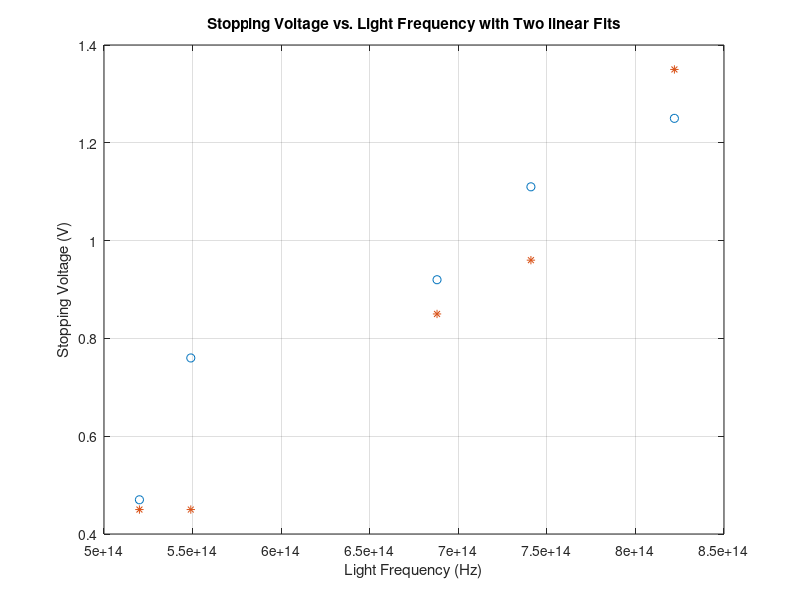

MATLAB code to generate this figure:
% % Import Data
% TITLE= 'Select the file with the data you want to bring into MATLAB';
% [filename,filepath] = uigetfile('*.*', TITLE); %Prompts the user to select a data file
% full_filename = fullfile( filepath, filename );
% 
% [~,SheetNames] = xlsfinfo(full_filename);
% nSheets = length(SheetNames);
% Data = [];
% for ii=1:nSheets
%     Name =  SheetNames{ii};
%     Data = [Data, xlsread(full_filename, Name)];
% end
% 
% 
% forward_voltage_V577 = Data(:,1);
% forward_current_A577 = Data(:,2);
% reverse_voltage_V577 = Data(:,4);
% reverse_current_A577 = Data(:,5);
% 
% forward_voltage_V546 = Data(:,6);
% forward_current_A546 = Data(:,7);
% reverse_voltage_V546 = Data(:,9);
% reverse_current_A546 = Data(:,10);
% 
% forward_voltage_V436 = Data(:,11);
% forward_current_A436 = Data(:,12);
% reverse_voltage_V436 = Data(:,14);
% reverse_current_A436 = Data(:,15);
% 
% forward_voltage_V405 = Data(:,16);
% forward_current_A405 = Data(:,17);
% reverse_voltage_V405 = Data(:,19);
% reverse_current_A405 = Data(:,20);
% 
% forward_voltage_V365 = Data(:,21);
% forward_current_A365 = Data(:,22);
% reverse_voltage_V365 = Data(:,24);
% reverse_current_A365 = Data(:,25);
% 
% 
% 
% 
% 
% %%%%% 577 analysis
% 
% %%% FORWARD
% 
% % Calculate average of three runs
% firstrun577 = forward_current_A577(1:301);
% secondrun577 = forward_current_A577(302:602);
% thirdrun577 = forward_current_A577(603:903);
% 
% averagecurrent577 = [];
% current_standard_dev_577 = [];
% for i = 1:301;
%     averagecurrent577i = (firstrun577(i) + secondrun577(i) + thirdrun577(i))/3;
%     current_standard_dev_577(i) = std([firstrun577(i); secondrun577(i); thirdrun577(i)]);
%     averagecurrent577(i) =  averagecurrent577i;
% end
% voltagetouse577 = forward_voltage_V577(1:301);
% 
% % Uncertainty in Voltage
% voltage_unc_577 = 0.001*ones(size(voltagetouse577));
% 
% % Uncertainty in Current
% current_standard_error_577 = current_standard_dev_577/ sqrt(3);
% 
% % Find imax
% figure
% fitop_577 = fitoptions('Method','NonlinearLeastSquares','StartPoint',[4e-8 8e-10 0.08]);
% imax_fittype_577 = fittype('a-b*exp(-c*x)','options',fitop_577);
% imax_577_fit = fit(voltagetouse577,averagecurrent577',imax_fittype_577);
% imax_577_fit_coeff = coeffvalues(imax_577_fit);
% errorbar(voltagetouse577, averagecurrent577',current_standard_error_577,current_standard_error_577,voltage_unc_577,voltage_unc_577);
% hold on;
% plot(imax_577_fit);
% imax_577 = imax_577_fit_coeff(1);
% title("Fitted Exponential Curve to Current vs. Voltage (577nm Filter)")
% xlabel('Voltage (V)') 
% ylabel('Current (A)')
% 
% 
% 
% %%% REVERSE
% 
% % Calculate average of three runs 
% firstrun_reverse_577 = reverse_current_A577(1:41);
% secondrun_reverse_577 = reverse_current_A577(42:82);
% thirdrun_reverse_577 = reverse_current_A577(83:123);
% 
% averagecurrent_reverse_577 =[];
% current_reverse_standard_dev_577 = [];
% for i = 1:41;
%     averagecurrent_reverse_577i = (firstrun_reverse_577(i) + secondrun_reverse_577(i) + thirdrun_reverse_577(i)) / 3;
%     current_reverse_standard_dev_577(i) = std([firstrun577(i); secondrun577(i); thirdrun577(i)]);
%     averagecurrent_reverse_577(i) = averagecurrent_reverse_577i;
% end
% voltagetouse_reverse_577 = reverse_voltage_V577(1:41);
% voltagetouse_reverse_577 = -voltagetouse_reverse_577;
% 
% % Uncertainty in Voltage
% voltage_unc_reverse_577 = 0.001*ones(size(voltagetouse_reverse_577));
% 
% % Uncertainty in Current
% current_reverse_standard_error_577 = current_reverse_standard_dev_577/ sqrt(3);
% 
% % Plot a figure with both data sets on one graph
% figure
% errorbar(voltagetouse577, averagecurrent577',current_standard_error_577,current_standard_error_577,voltage_unc_577,voltage_unc_577);
% hold on;
% errorbar(voltagetouse_reverse_577, averagecurrent_reverse_577,current_reverse_standard_error_577,current_reverse_standard_error_577,voltage_unc_reverse_577,voltage_unc_reverse_577)
% plot(voltagetouse577, averagecurrent577');
% plot(voltagetouse_reverse_577, averagecurrent_reverse_577);
% title("Current vs. Voltage (577nm Filter)")
% xlabel('Voltage (V)') 
% ylabel('Current (A)')
% 
% % Plot just the forward bias
% figure
% errorbar(voltagetouse577, averagecurrent577',current_standard_error_577,current_standard_error_577,voltage_unc_577,voltage_unc_577);
% title("Forward Bias Current vs. Voltage (577nm Filter)")
% xlabel('Voltage (V)') 
% ylabel('Current (A)')
% 
% % Plot just the reverse bias 
% figure
% errorbar(voltagetouse_reverse_577, averagecurrent_reverse_577,current_reverse_standard_error_577,current_reverse_standard_error_577,voltage_unc_reverse_577,voltage_unc_reverse_577)
% title("Reverse Bias Current vs. Voltage (577nm Filter)")
% xlabel('Voltage (V)') 
% ylabel('Current (A)')
% 
% % Find knee using plateau uncertaities and deviation from that value
% 
% % Calculate aveage data point
% running_total_577 = 0;
% h577 = averagecurrent_reverse_577(20:35);
% for i = 1:6;
%     running_total_577 = h577(i) + running_total_577;
% end
% average_threshold_point_577 = running_total_577 / 6;
% 
% % Calculate average error bar size
% running_total_577 = 0;
% g577 = current_reverse_standard_error_577(20:35);
% for i = 1:6;
%     running_total_577 = g577(i)^2 + running_total_577;
% end
% uncertainty_mean_577 = sqrt(running_total_577)/6;
% 
% % Calculate standard deviation
% standard_dev_577 = std(current_reverse_standard_error_577(20:35));
% 
% % Calculate threshold bar
% threshold_bar_577 = sqrt(uncertainty_mean_577^2 + standard_dev_577^2);
% 
% % Calculate threshold
% threshold_577 = threshold_bar_577 + average_threshold_point_577;
% 
% % Plot the threshold line
% figure
% errorbar(voltagetouse_reverse_577, averagecurrent_reverse_577,current_reverse_standard_error_577,current_reverse_standard_error_577,voltage_unc_reverse_577,voltage_unc_reverse_577)
% title("Reverse Bias Current vs. Voltage (577nm Filter)")
% xlabel('Voltage (V)') 
% ylabel('Current (A)')
% hold on;
% x = [-2 : 0.5 : 0];
% Z = threshold_577 * ones(1, length(x));
% plot(x, Z)
% 
% % Find knee using intersection of flat slopes
% 
% % Calculating slope of top line
% k577 = averagecurrent_reverse_577(1:9);
% j577 = voltagetouse_reverse_577(1:9);
% 
% % Plot intersection of lines
% figure
% errorbar(voltagetouse_reverse_577, averagecurrent_reverse_577,current_reverse_standard_error_577,current_reverse_standard_error_577,voltage_unc_reverse_577,voltage_unc_reverse_577)
% title("Reverse Bias Current vs. Voltage (577nm Filter)")
% xlabel('Voltage (V)') 
% ylabel('Current (A)')
% hold on;
% 
% % Plot top line
% c_577 = polyfit(j577,k577',1);
% xFit_577 = linspace(-2, 0, 100);
% yFit_577 = polyval(c_577, xFit_577);
% hold on;
% plot(xFit_577, yFit_577);
% 
% % Plot bottom line
% x = [-2 : 0.5 : 0];
% % Use already calculated value for average_threshold_point to get bottom
% % line
% Z_577 = average_threshold_point_577 * ones(1, length(x));
% plot(x, Z_577)
% grid on;
% 
% 
% 
% 
% 
% %%%%% 546 analysis
% 
% %%% FORWARD
% 
% % Calculate average of three runs
% firstrun546 = forward_current_A546(1:301);
% secondrun546 = forward_current_A546(302:602);
% thirdrun546 = forward_current_A546(603:903);
% 
% averagecurrent546 = [];
% current_standard_dev_546 = [];
% for i = 1:301;
%     averagecurrent546i = (firstrun546(i) + secondrun546(i) + thirdrun546(i))/3;
%     current_standard_dev_546(i) = std([firstrun546(i); secondrun546(i); thirdrun546(i)]);
%     averagecurrent546(i) =  averagecurrent546i;
% end
% voltagetouse546 = forward_voltage_V546(1:301);
% 
% % Uncertainty in Voltage
% voltage_unc_546 = 0.001*ones(size(voltagetouse546));
% 
% % Uncertainty in Current
% current_standard_error_546 = current_standard_dev_546/ sqrt(3);
% 
% % Find imax
% figure
% fitop_546 = fitoptions('Method','NonlinearLeastSquares','StartPoint',[4e-8 4e-10 0.04]);
% imax_fittype_546 = fittype('a-b*exp(-c*x)','options',fitop_546);
% imax_546_fit = fit(voltagetouse546,averagecurrent546',imax_fittype_546);
% imax_546_fit_coeff = coeffvalues(imax_546_fit);
% errorbar(voltagetouse546, averagecurrent546',current_standard_error_546,current_standard_error_546,voltage_unc_546,voltage_unc_546);
% hold on;
% plot(imax_546_fit);
% imax_546 = imax_546_fit_coeff(1);
% title("Fitted Exponential Curve to Current vs. Voltage (546nm Filter)")
% xlabel('Voltage (V)') 
% ylabel('Current (A)')
% 
% 
% 
% %%% REVERSE
% 
% % Calculate average of three runs 
% firstrun_reverse_546 = reverse_current_A546(1:41);
% secondrun_reverse_546 = reverse_current_A546(42:82);
% thirdrun_reverse_546 = reverse_current_A546(83:123);
% 
% averagecurrent_reverse_546 =[];
% current_reverse_standard_dev_546 = [];
% for i = 1:41;
%     averagecurrent_reverse_546i = (firstrun_reverse_546(i) + secondrun_reverse_546(i) + thirdrun_reverse_546(i)) / 3;
%     current_reverse_standard_dev_546(i) = std([firstrun546(i); secondrun546(i); thirdrun546(i)]);
%     averagecurrent_reverse_546(i) = averagecurrent_reverse_546i;
% end
% voltagetouse_reverse_546 = reverse_voltage_V546(1:41);
% voltagetouse_reverse_546 = -voltagetouse_reverse_546;
% 
% % Uncertainty in Voltage
% voltage_unc_reverse_546 = 0.001*ones(size(voltagetouse_reverse_546));
% 
% % Uncertainty in Current
% current_reverse_standard_error_546 = current_reverse_standard_dev_546/ sqrt(3);
% 
% % Plot a figure with both data sets on one graph
% figure
% errorbar(voltagetouse546, averagecurrent546',current_standard_error_546,current_standard_error_546,voltage_unc_546,voltage_unc_546);
% hold on;
% errorbar(voltagetouse_reverse_546, averagecurrent_reverse_546,current_reverse_standard_error_546,current_reverse_standard_error_546,voltage_unc_reverse_546,voltage_unc_reverse_546)
% plot(voltagetouse546, averagecurrent546');
% plot(voltagetouse_reverse_546, averagecurrent_reverse_546);
% title("Current vs. Voltage (546nm Filter)")
% xlabel('Voltage (V)') 
% ylabel('Current (A)')
% 
% % Plot just the forward bias
% figure
% errorbar(voltagetouse546, averagecurrent546',current_standard_error_546,current_standard_error_546,voltage_unc_546,voltage_unc_546);
% title("Forward Bias Current vs. Voltage (546nm Filter)")
% xlabel('Voltage (V)') 
% ylabel('Current (A)')
% 
% % Plot just the reverse bias 
% figure
% errorbar(voltagetouse_reverse_546, averagecurrent_reverse_546,current_reverse_standard_error_546,current_reverse_standard_error_546,voltage_unc_reverse_546,voltage_unc_reverse_546)
% title("Reverse Bias Current vs. Voltage (546nm Filter)")
% xlabel('Voltage (V)') 
% ylabel('Current (A)')
% 
% % Find knee using plateau uncertaities and deviation from that value
% 
% % Calculate aveage data point
% running_total_546 = 0;
% h546 = averagecurrent_reverse_546(35:40);
% for i = 1:6;
%     running_total_546 = h546(i) + running_total_546;
% end
% average_threshold_point_546 = running_total_546 / 6;
% 
% % Calculate average error bar size
% running_total_546 = 0;
% g546 = current_reverse_standard_error_546(35:40);
% for i = 1:6;
%     running_total_546 = g546(i)^2 + running_total_546;
% end
% uncertainty_mean_546 = sqrt(running_total_546)/6;
% 
% % Calculate standard deviation
% standard_dev_546 = std(current_reverse_standard_error_546(35:40));
% 
% % Calculate threshold bar
% threshold_bar_546 = sqrt(uncertainty_mean_546^2 + standard_dev_546^2);
% 
% % Calculate threshold
% threshold_546 = threshold_bar_546 + average_threshold_point_546;
% 
% % Plot the threshold line
% figure
% errorbar(voltagetouse_reverse_546, averagecurrent_reverse_546,current_reverse_standard_error_546,current_reverse_standard_error_546,voltage_unc_reverse_546,voltage_unc_reverse_546)
% title("Reverse Bias Current vs. Voltage (546nm Filter)")
% xlabel('Voltage (V)') 
% ylabel('Current (A)')
% hold on;
% x = [-2 : 0.5 : 0];
% Z = threshold_546 * ones(1, length(x));
% plot(x, Z)
% 
% % Find knee using intersection of flat slopes
% 
% % Calculating slope of top line
% k546 = averagecurrent_reverse_546(5:20);
% j546 = voltagetouse_reverse_546(5:20);
% 
% % Plot intersection of lines
% figure
% errorbar(voltagetouse_reverse_546, averagecurrent_reverse_546,current_reverse_standard_error_546,current_reverse_standard_error_546,voltage_unc_reverse_546,voltage_unc_reverse_546)
% title("Reverse Bias Current vs. Voltage (546nm Filter)")
% xlabel('Voltage (V)') 
% ylabel('Current (A)')
% hold on;
% 
% % Plot top line
% c_546 = polyfit(j546,k546',1);
% xFit_546 = linspace(-2, 0, 100);
% yFit_546 = polyval(c_546, xFit_546);
% hold on;
% plot(xFit_546, yFit_546);
% 
% % Plot bottom line
% x = [-2 : 0.5 : 0];
% % Use already calculated value for average_threshold_point to get bottom
% % line
% Z_546 = average_threshold_point_546 * ones(1, length(x));
% plot(x, Z_546)
% grid on;
% 
% 
% 
% 
% %%%%% 436 analysis
% 
% %%% FORWARD
% 
% % Calculate average of three runs
% firstrun436 = forward_current_A436(1:301);
% secondrun436 = forward_current_A436(302:602);
% thirdrun436 = forward_current_A436(603:903);
% 
% averagecurrent436 = [];
% current_standard_dev_436 = [];
% for i = 1:301;
%     averagecurrent436i = (firstrun436(i) + secondrun436(i) + thirdrun436(i))/3;
%     current_standard_dev_436(i) = std([firstrun436(i); secondrun436(i); thirdrun436(i)]);
%     averagecurrent436(i) =  averagecurrent436i;
% end
% voltagetouse436 = forward_voltage_V436(1:301);
% 
% % Uncertainty in Voltage
% voltage_unc_436 = 0.001*ones(size(voltagetouse436));
% 
% % Uncertainty in Current
% current_standard_error_436 = current_standard_dev_436/ sqrt(3);
% 
% % Find imax
% figure
% fitop_436 = fitoptions('Method','NonlinearLeastSquares','StartPoint',[4e-8 4e-10 0.04]);
% imax_fittype_436 = fittype('a-b*exp(-c*x)','options',fitop_436);
% imax_436_fit = fit(voltagetouse436,averagecurrent436',imax_fittype_436);
% imax_436_fit_coeff = coeffvalues(imax_436_fit);
% errorbar(voltagetouse436, averagecurrent436',current_standard_error_436,current_standard_error_436,voltage_unc_436,voltage_unc_436);
% hold on;
% plot(imax_436_fit);
% imax_436 = imax_436_fit_coeff(1);
% title("Fitted Exponential Curve to Current vs. Voltage (436nm Filter)")
% xlabel('Voltage (V)') 
% ylabel('Current (A)')
% 
% 
% 
% %%% REVERSE
% 
% % Calculate average of three runs 
% firstrun_reverse_436 = reverse_current_A436(1:41);
% secondrun_reverse_436 = reverse_current_A436(42:82);
% thirdrun_reverse_436 = reverse_current_A436(83:123);
% 
% averagecurrent_reverse_436 =[];
% current_reverse_standard_dev_436 = [];
% for i = 1:41;
%     averagecurrent_reverse_436i = (firstrun_reverse_436(i) + secondrun_reverse_436(i) + thirdrun_reverse_436(i)) / 3;
%     current_reverse_standard_dev_436(i) = std([firstrun436(i); secondrun436(i); thirdrun436(i)]);
%     averagecurrent_reverse_436(i) = averagecurrent_reverse_436i;
% end
% voltagetouse_reverse_436 = reverse_voltage_V436(1:41);
% voltagetouse_reverse_436 = -voltagetouse_reverse_436;
% 
% % Uncertainty in Voltage
% voltage_unc_reverse_436 = 0.001*ones(size(voltagetouse_reverse_436));
% 
% % Uncertainty in Current
% current_reverse_standard_error_436 = current_reverse_standard_dev_436/ sqrt(3);
% 
% % Plot a figure with both data sets on one graph
% figure
% errorbar(voltagetouse436, averagecurrent436',current_standard_error_436,current_standard_error_436,voltage_unc_436,voltage_unc_436);
% hold on;
% errorbar(voltagetouse_reverse_436, averagecurrent_reverse_436,current_reverse_standard_error_436,current_reverse_standard_error_436,voltage_unc_reverse_436,voltage_unc_reverse_436)
% plot(voltagetouse436, averagecurrent436');
% plot(voltagetouse_reverse_436, averagecurrent_reverse_436);
% title("Current vs. Voltage (436nm Filter)")
% xlabel('Voltage (V)') 
% ylabel('Current (A)')
% 
% % Plot just the forward bias
% figure
% errorbar(voltagetouse436, averagecurrent436',current_standard_error_436,current_standard_error_436,voltage_unc_436,voltage_unc_436);
% title("Forward Bias Current vs. Voltage (436nm Filter)")
% xlabel('Voltage (V)') 
% ylabel('Current (A)')
% 
% % Plot just the reverse bias 
% figure
% errorbar(voltagetouse_reverse_436, averagecurrent_reverse_436,current_reverse_standard_error_436,current_reverse_standard_error_436,voltage_unc_reverse_436,voltage_unc_reverse_436)
% title("Reverse Bias Current vs. Voltage (436nm Filter)")
% xlabel('Voltage (V)') 
% ylabel('Current (A)')
% 
% % Find knee using plateau uncertaities and deviation from that value
% 
% % Calculate aveage data point
% running_total_436 = 0;
% h436 = averagecurrent_reverse_436(35:40);
% for i = 1:6;
%     running_total_436 = h436(i) + running_total_436;
% end
% average_threshold_point_436 = running_total_436 / 6;
% 
% % Calculate average error bar size
% running_total_436 = 0;
% g436 = current_reverse_standard_error_436(35:40);
% for i = 1:6;
%     running_total_436 = g436(i)^2 + running_total_436;
% end
% uncertainty_mean_436 = sqrt(running_total_436)/6;
% 
% % Calculate standard deviation
% standard_dev_436 = std(current_reverse_standard_error_436(35:40));
% 
% % Calculate threshold bar
% threshold_bar_436 = sqrt(uncertainty_mean_436^2 + standard_dev_436^2);
% 
% % Calculate threshold
% threshold_436 = threshold_bar_436 + average_threshold_point_436;
% 
% % Plot the threshold line
% figure
% errorbar(voltagetouse_reverse_436, averagecurrent_reverse_436,current_reverse_standard_error_436,current_reverse_standard_error_436,voltage_unc_reverse_436,voltage_unc_reverse_436)
% title("Reverse Bias Current vs. Voltage (436nm Filter)")
% xlabel('Voltage (V)') 
% ylabel('Current (A)')
% hold on;
% x = [-2 : 0.5 : 0];
% Z = threshold_436 * ones(1, length(x));
% plot(x, Z)
% 
% % Find knee using intersection of flat slopes
% 
% % Calculating slope of top line
% k436 = averagecurrent_reverse_436(5:20);
% j436 = voltagetouse_reverse_436(5:20);
% 
% % Plot intersection of lines
% figure
% errorbar(voltagetouse_reverse_436, averagecurrent_reverse_436,current_reverse_standard_error_436,current_reverse_standard_error_436,voltage_unc_reverse_436,voltage_unc_reverse_436)
% title("Reverse Bias Current vs. Voltage (436nm Filter)")
% xlabel('Voltage (V)') 
% ylabel('Current (A)')
% hold on;
% 
% % Plot top line
% c_436 = polyfit(j436,k436',1);
% xFit_436 = linspace(-2, 0, 100);
% yFit_436 = polyval(c_436, xFit_436);
% hold on;
% plot(xFit_436, yFit_436);
% 
% % Plot bottom line
% x = [-2 : 0.5 : 0];
% % Use already calculated value for average_threshold_point to get bottom
% % line
% Z_436 = average_threshold_point_436 * ones(1, length(x));
% plot(x, Z_436)
% grid on;
% 
% 
% 
% 
% %%%%% 405 analysis
% 
% %%% FORWARD
% 
% % Calculate average of three runs
% firstrun405 = forward_current_A405(1:301);
% secondrun405 = forward_current_A405(302:602);
% thirdrun405 = forward_current_A405(603:903);
% 
% averagecurrent405 = [];
% current_standard_dev_405 = [];
% for i = 1:301;
%     averagecurrent405i = (firstrun405(i) + secondrun405(i) + thirdrun405(i))/3;
%     current_standard_dev_405(i) = std([firstrun405(i); secondrun405(i); thirdrun405(i)]);
%     averagecurrent405(i) =  averagecurrent405i;
% end
% voltagetouse405 = forward_voltage_V405(1:301);
% 
% % Uncertainty in Voltage
% voltage_unc_405 = 0.001*ones(size(voltagetouse405));
% 
% % Uncertainty in Current
% current_standard_error_405 = current_standard_dev_405/ sqrt(3);
% 
% % Find imax
% figure
% fitop_405 = fitoptions('Method','NonlinearLeastSquares','StartPoint',[4e-8 4e-10 0.04]);
% imax_fittype_405 = fittype('a-b*exp(-c*x)','options',fitop_405);
% imax_405_fit = fit(voltagetouse405,averagecurrent405',imax_fittype_405);
% imax_405_fit_coeff = coeffvalues(imax_405_fit);
% errorbar(voltagetouse405, averagecurrent405',current_standard_error_405,current_standard_error_405,voltage_unc_405,voltage_unc_405);
% hold on;
% plot(imax_405_fit);
% imax_405 = imax_405_fit_coeff(1);
% title("Fitted Exponential Curve to Current vs. Voltage (405nm Filter)")
% xlabel('Voltage (V)') 
% ylabel('Current (A)')
% 
% 
% 
% %%% REVERSE
% 
% % Calculate average of three runs 
% firstrun_reverse_405 = reverse_current_A405(1:41);
% secondrun_reverse_405 = reverse_current_A405(42:82);
% thirdrun_reverse_405 = reverse_current_A405(83:123);
% 
% averagecurrent_reverse_405 =[];
% current_reverse_standard_dev_405 = [];
% for i = 1:41;
%     averagecurrent_reverse_405i = (firstrun_reverse_405(i) + secondrun_reverse_405(i) + thirdrun_reverse_405(i)) / 3;
%     current_reverse_standard_dev_405(i) = std([firstrun405(i); secondrun405(i); thirdrun405(i)]);
%     averagecurrent_reverse_405(i) = averagecurrent_reverse_405i;
% end
% voltagetouse_reverse_405 = reverse_voltage_V405(1:41);
% voltagetouse_reverse_405 = -voltagetouse_reverse_405;
% 
% % Uncertainty in Voltage
% voltage_unc_reverse_405 = 0.001*ones(size(voltagetouse_reverse_405));
% 
% % Uncertainty in Current
% current_reverse_standard_error_405 = current_reverse_standard_dev_405/ sqrt(3);
% 
% % Plot a figure with both data sets on one graph
% figure
% errorbar(voltagetouse405, averagecurrent405',current_standard_error_405,current_standard_error_405,voltage_unc_405,voltage_unc_405);
% hold on;
% errorbar(voltagetouse_reverse_405, averagecurrent_reverse_405,current_reverse_standard_error_405,current_reverse_standard_error_405,voltage_unc_reverse_405,voltage_unc_reverse_405)
% plot(voltagetouse405, averagecurrent405');
% plot(voltagetouse_reverse_405, averagecurrent_reverse_405);
% title("Current vs. Voltage (405nm Filter)")
% xlabel('Voltage (V)') 
% ylabel('Current (A)')
% 
% % Plot just the forward bias
% figure
% errorbar(voltagetouse405, averagecurrent405',current_standard_error_405,current_standard_error_405,voltage_unc_405,voltage_unc_405);
% title("Forward Bias Current vs. Voltage (405nm Filter)")
% xlabel('Voltage (V)') 
% ylabel('Current (A)')
% 
% % Plot just the reverse bias 
% figure
% errorbar(voltagetouse_reverse_405, averagecurrent_reverse_405,current_reverse_standard_error_405,current_reverse_standard_error_405,voltage_unc_reverse_405,voltage_unc_reverse_405)
% title("Reverse Bias Current vs. Voltage (405nm Filter)")
% xlabel('Voltage (V)') 
% ylabel('Current (A)')
% 
% % Find knee using plateau uncertaities and deviation from that value
% 
% % Calculate aveage data point
% running_total_405 = 0;
% h405 = averagecurrent_reverse_405(35:40);
% for i = 1:6;
%     running_total_405 = h405(i) + running_total_405;
% end
% average_threshold_point_405 = running_total_405 / 6;
% 
% % Calculate average error bar size
% running_total_405 = 0;
% g405 = current_reverse_standard_error_405(35:40);
% for i = 1:6;
%     running_total_405 = g405(i)^2 + running_total_405;
% end
% uncertainty_mean_405 = sqrt(running_total_405)/6;
% 
% % Calculate standard deviation
% standard_dev_405 = std(current_reverse_standard_error_405(35:40));
% 
% % Calculate threshold bar
% threshold_bar_405 = sqrt(uncertainty_mean_405^2 + standard_dev_405^2);
% 
% % Calculate threshold
% threshold_405 = threshold_bar_405 + average_threshold_point_405;
% 
% % Plot the threshold line
% figure
% errorbar(voltagetouse_reverse_405, averagecurrent_reverse_405,current_reverse_standard_error_405,current_reverse_standard_error_405,voltage_unc_reverse_405,voltage_unc_reverse_405)
% title("Reverse Bias Current vs. Voltage (405nm Filter)")
% xlabel('Voltage (V)') 
% ylabel('Current (A)')
% hold on;
% x = [-2 : 0.5 : 0];
% Z = threshold_405 * ones(1, length(x));
% plot(x, Z)
% 
% % Find knee using intersection of flat slopes
% 
% % Calculating slope of top line
% k405 = averagecurrent_reverse_405(5:20);
% j405 = voltagetouse_reverse_405(5:20);
% 
% % Plot intersection of lines
% figure
% errorbar(voltagetouse_reverse_405, averagecurrent_reverse_405,current_reverse_standard_error_405,current_reverse_standard_error_405,voltage_unc_reverse_405,voltage_unc_reverse_405)
% title("Reverse Bias Current vs. Voltage (405nm Filter)")
% xlabel('Voltage (V)') 
% ylabel('Current (A)')
% hold on;
% 
% % Plot top line
% c_405 = polyfit(j405,k405',1);
% xFit_405 = linspace(-2, 0, 100);
% yFit_405 = polyval(c_405, xFit_405);
% hold on;
% plot(xFit_405, yFit_405);
% 
% % Plot bottom line
% x = [-2 : 0.5 : 0];
% % Use already calculated value for average_threshold_point to get bottom
% % line
% Z_405 = average_threshold_point_405 * ones(1, length(x));
% plot(x, Z_405)
% grid on;
% 
% 
% 
% 
% 
% %%%%% 365 analysis
% 
% %%% FORWARD
% 
% % Calculate average of three runs
% firstrun365 = forward_current_A365(1:301);
% secondrun365 = forward_current_A365(302:602);
% thirdrun365 = forward_current_A365(603:903);
% 
% averagecurrent365 = [];
% current_standard_dev_365 = [];
% for i = 1:301;
%     averagecurrent365i = (firstrun365(i) + secondrun365(i) + thirdrun365(i))/3;
%     current_standard_dev_365(i) = std([firstrun365(i); secondrun365(i); thirdrun365(i)]);
%     averagecurrent365(i) =  averagecurrent365i;
% end
% voltagetouse365 = forward_voltage_V365(1:301);
% 
% % Uncertainty in Voltage
% voltage_unc_365 = 0.001*ones(size(voltagetouse365));
% 
% % Uncertainty in Current
% current_standard_error_365 = current_standard_dev_365/ sqrt(3);
% 
% % Find imax
% figure
% fitop_365 = fitoptions('Method','NonlinearLeastSquares','StartPoint',[4e-8 4e-10 0.04]);
% imax_fittype_365 = fittype('a-b*exp(-c*x)','options',fitop_365);
% imax_365_fit = fit(voltagetouse365,averagecurrent365',imax_fittype_365);
% imax_365_fit_coeff = coeffvalues(imax_365_fit);
% errorbar(voltagetouse365, averagecurrent365',current_standard_error_365,current_standard_error_365,voltage_unc_365,voltage_unc_365);
% hold on;
% plot(imax_365_fit);
% imax_365 = imax_365_fit_coeff(1);
% title("Fitted Exponential Curve to Current vs. Voltage (365nm Filter)")
% xlabel('Voltage (V)') 
% ylabel('Current (A)')
% 
% 
% 
% %%% REVERSE
% 
% % Calculate average of three runs 
% firstrun_reverse_365 = reverse_current_A365(1:41);
% secondrun_reverse_365 = reverse_current_A365(42:82);
% thirdrun_reverse_365 = reverse_current_A365(83:123);
% 
% averagecurrent_reverse_365 =[];
% current_reverse_standard_dev_365 = [];
% for i = 1:41;
%     averagecurrent_reverse_365i = (firstrun_reverse_365(i) + secondrun_reverse_365(i) + thirdrun_reverse_365(i)) / 3;
%     current_reverse_standard_dev_365(i) = std([firstrun365(i); secondrun365(i); thirdrun365(i)]);
%     averagecurrent_reverse_365(i) = averagecurrent_reverse_365i;
% end
% voltagetouse_reverse_365 = reverse_voltage_V365(1:41);
% voltagetouse_reverse_365 = -voltagetouse_reverse_365;
% 
% % Uncertainty in Voltage
% voltage_unc_reverse_365 = 0.001*ones(size(voltagetouse_reverse_365));
% 
% % Uncertainty in Current
% current_reverse_standard_error_365 = current_reverse_standard_dev_365/ sqrt(3);
% 
% % Plot a figure with both data sets on one graph
% figure
% errorbar(voltagetouse365, averagecurrent365',current_standard_error_365,current_standard_error_365,voltage_unc_365,voltage_unc_365);
% hold on;
% errorbar(voltagetouse_reverse_365, averagecurrent_reverse_365,current_reverse_standard_error_365,current_reverse_standard_error_365,voltage_unc_reverse_365,voltage_unc_reverse_365)
% plot(voltagetouse365, averagecurrent365');
% plot(voltagetouse_reverse_365, averagecurrent_reverse_365);
% title("Current vs. Voltage (365nm Filter)")
% xlabel('Voltage (V)') 
% ylabel('Current (A)')
% 
% % Plot just the forward bias
% figure
% errorbar(voltagetouse365, averagecurrent365',current_standard_error_365,current_standard_error_365,voltage_unc_365,voltage_unc_365);
% title("Forward Bias Current vs. Voltage (365nm Filter)")
% xlabel('Voltage (V)') 
% ylabel('Current (A)')
% 
% % Plot just the reverse bias 
% figure
% errorbar(voltagetouse_reverse_365, averagecurrent_reverse_365,current_reverse_standard_error_365,current_reverse_standard_error_365,voltage_unc_reverse_365,voltage_unc_reverse_365)
% title("Reverse Bias Current vs. Voltage (365nm Filter)")
% xlabel('Voltage (V)') 
% ylabel('Current (A)')
% 
% % Find knee using plateau uncertaities and deviation from that value
% 
% % Calculate aveage data point
% running_total_365 = 0;
% h365 = averagecurrent_reverse_365(35:40);
% for i = 1:6;
%     running_total_365 = h365(i) + running_total_365;
% end
% average_threshold_point_365 = running_total_365 / 6;
% 
% % Calculate average error bar size
% running_total_365 = 0;
% g365 = current_reverse_standard_error_365(35:40);
% for i = 1:6;
%     running_total_365 = g365(i)^2 + running_total_365;
% end
% uncertainty_mean_365 = sqrt(running_total_365)/6;
% 
% % Calculate standard deviation
% standard_dev_365 = std(current_reverse_standard_error_365(35:40));
% 
% % Calculate threshold bar
% threshold_bar_365 = sqrt(uncertainty_mean_365^2 + standard_dev_365^2);
% 
% % Calculate threshold
% threshold_365 = threshold_bar_365 + average_threshold_point_365;
% 
% % Plot the threshold line
% figure
% errorbar(voltagetouse_reverse_365, averagecurrent_reverse_365,current_reverse_standard_error_365,current_reverse_standard_error_365,voltage_unc_reverse_365,voltage_unc_reverse_365)
% title("Reverse Bias Current vs. Voltage (365nm Filter)")
% xlabel('Voltage (V)') 
% ylabel('Current (A)')
% hold on;
% x = [-2 : 0.5 : 0];
% Z = threshold_365 * ones(1, length(x));
% plot(x, Z)
% 
% % Find knee using intersection of flat slopes
% 
% % Calculating slope of top line
% k365 = averagecurrent_reverse_365(5:20);
% j365 = voltagetouse_reverse_365(5:20);
% 
% % Plot intersection of lines
% figure
% errorbar(voltagetouse_reverse_365, averagecurrent_reverse_365,current_reverse_standard_error_365,current_reverse_standard_error_365,voltage_unc_reverse_365,voltage_unc_reverse_365)
% title("Reverse Bias Current vs. Voltage (365nm Filter)")
% xlabel('Voltage (V)') 
% ylabel('Current (A)')
% hold on;
% 
% % Plot top line
% c_365 = polyfit(j365,k365',1);
% xFit_365 = linspace(-2, 0, 100);
% yFit_365 = polyval(c_365, xFit_365);
% hold on;
% plot(xFit_365, yFit_365);
% 
% % Plot bottom line
% x = [-2 : 0.5 : 0];
% % Use already calculated value for average_threshold_point to get bottom
% % line
% Z_365 = average_threshold_point_365 * ones(1, length(x));
% plot(x, Z_365)
% grid on;







% stopping voltage vs. frequency plotting

two_line_stop_V = [0.47, 0.76, 0.92, 1.11, 1.25];
one_line_stop_V = [0.45, 0.45, 0.85, 0.96, 1.35]
frequency = [5.20*10^14, 5.49*10^14, 6.88*10^14, 7.41*10^14, 8.22*10^14];

figure
plot(frequency,two_line_stop_V,'o')
hold on;
plot(frequency, one_line_stop_V,'*')
% fit1 = polyfit(frequency,one_line_stop_V,1);
% fit2 = polyfit(frequency,two_line_stop_V,1);
% xFit = linspace(-2, 0, 100);
% yFit1 = polyval(fit1, xFit);
% yFit2 = polyval(fit2, xFit);
% plot(frequency,yFit1)
% plot(xfit,yFit2)
title("Stopping Voltage vs. Light Frequency with Two linear Fits")
xlabel("Light Frequency (Hz)")
ylabel("Stopping Voltage (V)")
grid on;
hold off;








% TODO
% Plot stopping voltage vs light frequency
% Chose colors of graphs
% Check graph titles and change scales
% Tweak and adjust the coefficients used in finding imax
% Change the ranges used in finding the slopes of the lines used to find
% the knee under sections: Calculate average data point, calculate average
% error bar size, calculate standard deviation, calculating slope of top line 